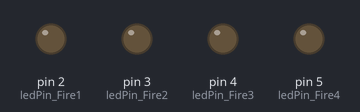
Bench run of a sketch on a simulated Arduino Uno, built with avr-gcc and run on an emulated ATmega328P. Shown: output pins drawn as LEDs (lit = HIGH).

Above: at 0.2 s.
At 1.7 s:
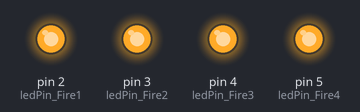
Timing chart, 0 to 3.0 s (numbered marks = the images above):
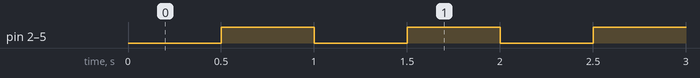

Measured:
- by itself, pin 2 (ledPin_Fire1), pin 3 (ledPin_Fire2), pin 4 (ledPin_Fire3), pin 5 (ledPin_Fire4): alternates HIGH for 0.50 s and LOW for 0.50 s

The sketch:

HW_TEST_Blink_All_Pins.ino
```cpp
/*
   https://www.arduino.cc/en/Tutorial/BuiltInExamples/BlinkWithoutDelay
*/

// constants won't change. Used here to set a pin number:
//const int ledPin = LED_BUILTIN;  // the number of the LED pin
const int ledPin_Fire1 = 2;  // the number of the LED pin
const int ledPin_Fire2 = 3;
const int ledPin_Fire3 = 4;
const int ledPin_Fire4 = 5;

// Variables will change:
int ledState = LOW;  // ledState used to set the LED

// Generally, you should use "unsigned long" for variables that hold time
// The value will quickly become too large for an int to store
unsigned long previousMillis = 0;  // will store last time LED was updated

// constants won't change:
const long interval = 500;  // interval at which to blink (milliseconds)

void setup()
{
  // set the digital pin as output:
  //pinMode(ledPin, OUTPUT);
  pinMode(ledPin_Fire1, OUTPUT);
  pinMode(ledPin_Fire2, OUTPUT);
  pinMode(ledPin_Fire3, OUTPUT);
  pinMode(ledPin_Fire4, OUTPUT);
}

void loop() {
  // here is where you'd put code that needs to be running all the time.

  // check to see if it's time to blink the LED; that is, if the difference
  // between the current time and last time you blinked the LED is bigger than
  // the interval at which you want to blink the LED.
  unsigned long currentMillis = millis();

  if (currentMillis - previousMillis >= interval)
  {
    // save the last time you blinked the LED
    previousMillis = currentMillis;

    // if the LED is off turn it on and vice-versa:
    if (ledState == LOW) {
      ledState = HIGH;
    } else {
      ledState = LOW;
    }

    // set the LED with the ledState of the variable:
    digitalWrite(ledPin_Fire1, ledState);
    digitalWrite(ledPin_Fire2, ledState);
    digitalWrite(ledPin_Fire3, ledState);
    digitalWrite(ledPin_Fire4, ledState);
  }
}
```
